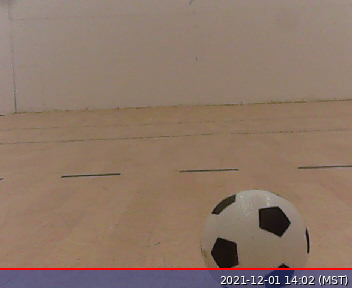
#> input picture pictures/ball0.jpg, 352 x 288 px; its folder holds only this picture in this run
$ python -i visual.py   (imports and definitions only)
#> lines starting #> are read from the running program, lines starting #| are printed output that depends on the picture; after the words box and inside, x2 and y2 are one past the last pixel; in counts of white or black regions, pixels touching at a corner belong together; pictures that were not available may be replaced by others from this repository, and a replacement may not be noted
import math
import os

import cv2
import numpy as np

'''
maybe a model like this would be okay?
-------------
| 0 | 1 | 2 |
-------------
'''
# once it finds the ball this will be set with codes 0 - 8 found above


# [13 lines left out: function draw_lines, not called in this run]


def weighted_img(img, initial_img, α=0.8, β=1., λ=0.):
    return cv2.addWeighted(initial_img, α, img, β, λ)

def find_goal(img):

    dir = "shovelImg/"
    current = dir
    directory = os.listdir(current)
    imagesWithGoal = 0
    for im in directory:

        image = cv2.imread(current + im)

        width = int(image.shape[1])
        height = int(image.shape[0])
        dim = (width, height)
        print("image width (in pixels): " + str(width))
        widthOneSeg = width / 3

        output = image.copy()

        gray_image = cv2.cvtColor(image, cv2.COLOR_RGB2GRAY)
        blurred_image = cv2.GaussianBlur(gray_image, (9, 9), 0)
        edges_image = cv2.Canny(blurred_image, 50, 120)

        rho_resolution = 10
        theta_resolution = np.pi / 180
        threshold = 255

        goal = cv2.HoughLines(edges_image, rho_resolution , theta_resolution , threshold)

        # ensure at least some lines were found
        ballSegment = -1
        if goal is not None:

            for i in range(0, len(goal)):
                use = False
                rho = goal[i][0][0]
                theta = goal[i][0][1]
                a = math.cos(theta)
                b = math.sin(theta)
                x0 = a * rho
                y0 = b * rho
                pt1 = (int(x0 + 1000 * (-b)), int(y0 + 1000 * (a)))
                pt2 = (int(x0 - 1000 * (-b)), int(y0 - 1000 * (a)))

                xx0 = int(x0 + 1000 * (-b))
                yy0 = int(y0 + 1000 * (a))

                xx1 = int(x0 - 1000 * (-b))
                yy1 = int(y0 - 1000 * (a))
                if abs(xx0 - xx1) < 150:
                    use = True
                    midPointVertical = (xx0 + xx1) / 2
                    cv2.line(output, pt1, pt2, (255, 0, 0), 3, cv2.LINE_AA)
                    cv2.rectangle(output, (int(midPointVertical - 5), int(midPointVertical - 5)), (int(midPointVertical + 5), int(midPointVertical + 5)), (0, 128, 255), -1)


                cv2.line(output, (int(widthOneSeg), 1), (int(widthOneSeg), int(height)), (0, 255, 0), 2)
                cv2.line(output, (int(width - widthOneSeg), 1), (int(width - widthOneSeg), int(height)), (0, 255, 0), 2)


                # todo: do math to place ball in one of the 3 x 3 segments and set ballSegment to code number
                if use:
                    if midPointVertical < widthOneSeg:
                        ballSegment = 0
                        break
                    elif midPointVertical >= widthOneSeg and midPointVertical < width - widthOneSeg:
                        ballSegment = 1
                        break
                    elif midPointVertical >= width - widthOneSeg:
                        ballSegment = 2
                        break

            # show the output image
            # print("showing image")
            # cv2.imshow("Image", output)
            # cv2.waitKey(0)
            print("line Found")
            # print(ballSegment)
            imagesWithGoal += 1
            # imagesWithCircles += 1
            return ballSegment
        else:
            print("found no lines")
            ballSegment = -1
            return ballSegment
    # print(imagesWithGoal)

# [84 lines left out: function find_ball, not called in this run]
    # print(imagesWithCircles)

# load in image here
img = ""

# can get an image as input to our function TESTING PURPOSES
# find_ball(img)
# find_goal(img)

>>> import cv2
>>> picture = cv2.imread('pictures/ball0.jpg', cv2.IMREAD_GRAYSCALE)
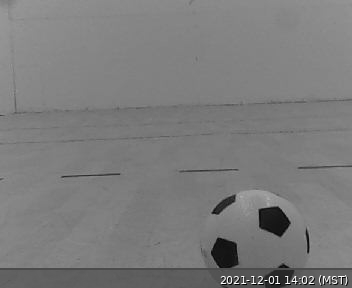
#> picture: shape (288, 352); min 0, max 255, mean 123.8
>>> result = find_goal(picture)
#> in find_goal, image is the input picture: shape (288, 352, 3); mean B, G, R 103.6, 118.7, 141.6
#| image width (in pixels): 352
#> in find_goal, `blurred_image = cv2.GaussianBlur(gray_image, (9, 9), 0)`:
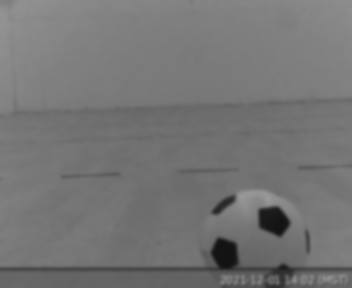
#> blurred_image: shape (288, 352); min 18, max 154, mean 116.8
#> in find_goal, `edges_image = cv2.Canny(blurred_image, 50, 120)`:
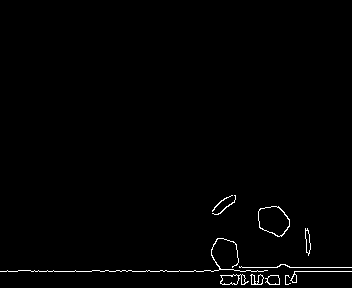
#> edges_image: shape (288, 352); 1% white in thin lines or dots, all inside (x1, y1, x2, y2) = (0, 195, 352, 285)
#> in find_goal, `goal = cv2.HoughLines(edges_image, rho_resolution , theta_resolution ,..`: goal = [[270, 1.57], [280, 1.54], [260, 1.64], [290, 1.5]]
#> the loop in find_goal, `for i in range(0, len(goal)):` made 4 passes
#> (rho, theta, a, b, x0, y0, xx0, yy0) on passes 1 to 4: (270, 1.57, -4.37e-08, 1, -1.18e-05, 270, -1000, 269), (280, 1.54, 0.0349, 0.999, 9.77, 279.8, -989, 314), (260, 1.64, -0.0698, 0.998, -18.14, 259.4, -1015, 189), (290, 1.5, 0.0698, 0.998, 20.23, 289.3, -977, 359)
#> after the loop in find_goal, `for i in range(0, len(goal)):`:
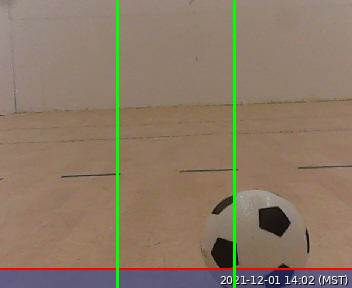
#> output: shape (288, 352, 3); 1.7% of pixels changed, all inside (x1, y1, x2, y2) = (116, 0, 236, 288)
#> result = -1

$ run again, on pictures/ball1.jpg
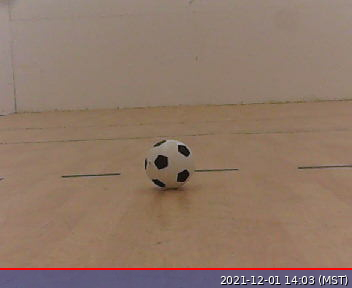
#> input picture pictures/ball1.jpg, 352 x 288 px
#> in find_goal, image is the input picture: shape (288, 352, 3); mean B, G, R 103.7, 119.4, 143.4
#| image width (in pixels): 352
#> in find_goal, `edges_image = cv2.Canny(blurred_image, 50, 120)`:
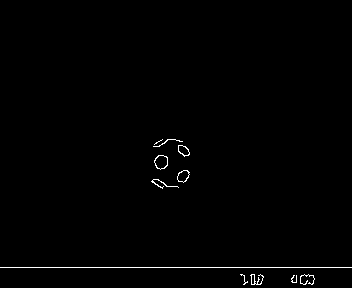
#> edges_image: shape (288, 352); 0.73% white in thin lines or dots, all inside (x1, y1, x2, y2) = (0, 139, 352, 285)
#> goal = [[270, 1.57], [260, 1.61]]
#> the loop in find_goal, `for i in range(0, len(goal)):` made 2 passes
#> (use, rho, theta, a, b, x0, y0, xx0) on passes 1 to 2: (False, 270, 1.57, -4.37e-08, 1, -1.18e-05, 270, -1000), (False, 260, 1.61, -0.0349, 0.999, -9.07, 259.8, -1008)
#> after the loop in find_goal, `for i in range(0, len(goal)):`:
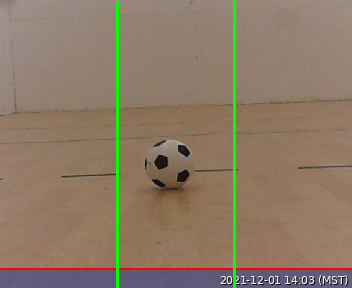
#> output: shape (288, 352, 3); 1.7% of pixels changed, all inside (x1, y1, x2, y2) = (116, 0, 236, 288)
#> result = -1

$ run again, on pictures/ball11.jpg
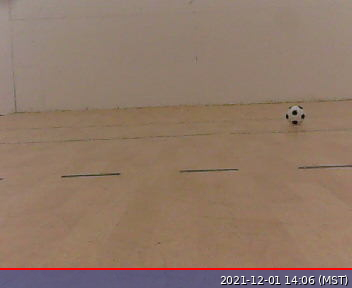
#> input picture pictures/ball11.jpg, 352 x 288 px
#> in find_goal, image is the input picture: shape (288, 352, 3); mean B, G, R 103.6, 119.9, 143.9
#| image width (in pixels): 352
#> in find_goal, `edges_image = cv2.Canny(blurred_image, 50, 120)`:
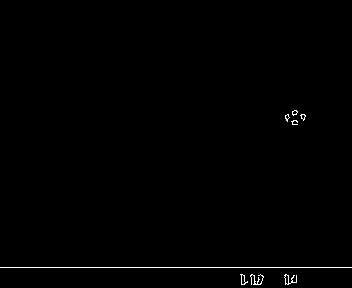
#> edges_image: shape (288, 352); 0.55% white in thin lines or dots, all inside (x1, y1, x2, y2) = (0, 110, 352, 285)
#> goal = [[270, 1.57], [260, 1.61]]
#> the loop in find_goal, `for i in range(0, len(goal)):` made 2 passes
#> (use, rho, theta, a, b, x0, y0, xx0) on passes 1 to 2: (False, 270, 1.57, -4.37e-08, 1, -1.18e-05, 270, -1000), (False, 260, 1.61, -0.0349, 0.999, -9.07, 259.8, -1008)
#> after the loop in find_goal, `for i in range(0, len(goal)):`:
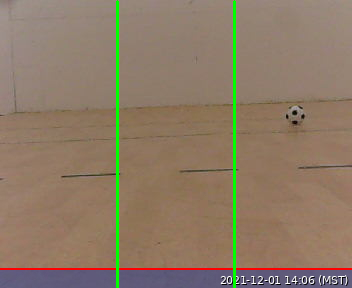
#> output: shape (288, 352, 3); 1.7% of pixels changed, all inside (x1, y1, x2, y2) = (116, 0, 236, 288)
#> result = -1
